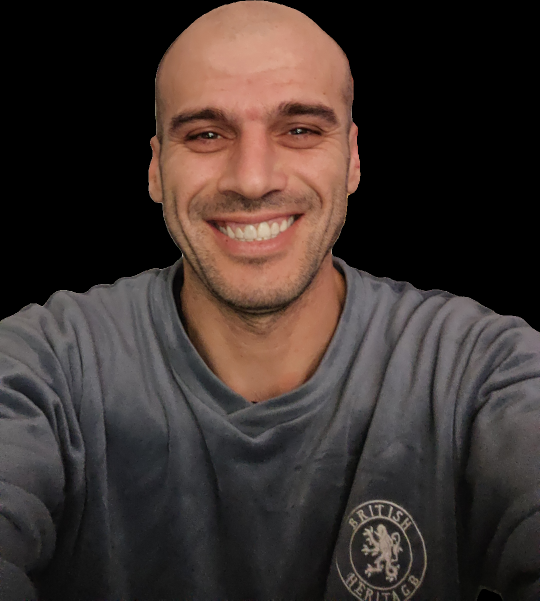
#> input picture backend/uploads/34834ced-5135-45af-89ed-880deb253728/IMG-20241110-WA0015.png, 1080 x 1201 px (shown at 1/2 size)
$ python -i svg_engine.py   (imports and definitions only)
#> lines starting #> are read from the running program, lines starting #| are printed output that depends on the picture
#> further down, picture is the input picture: shape (1201, 1080, 3); mean B, G, R 46.3, 50.1, 61.2
import cv2
import numpy as np


# -----------------------------
# Resize për stabilitet
# -----------------------------

# [10 lines left out: function resize_image, not called in this run]


# -----------------------------
# Preprocess profesional
# -----------------------------

def preprocess(img):

    gray = cv2.cvtColor(img, cv2.COLOR_BGR2GRAY)
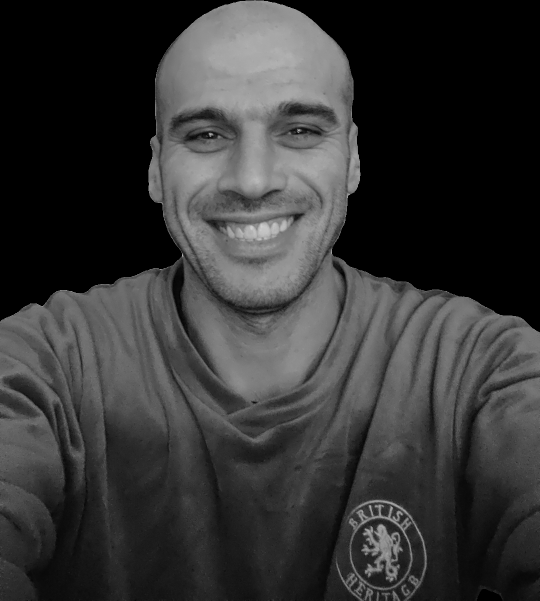
#> gray: shape (1201, 1080) (shown at 1/2 size); min 0, max 209, mean 52.9

    # ruan edges por pastron zhurmën
    blur = cv2.bilateralFilter(gray, 9, 80, 80)

    # contrast boost
    clahe = cv2.createCLAHE(clipLimit=2.5, tileGridSize=(8,8))
    contrast = clahe.apply(blur)
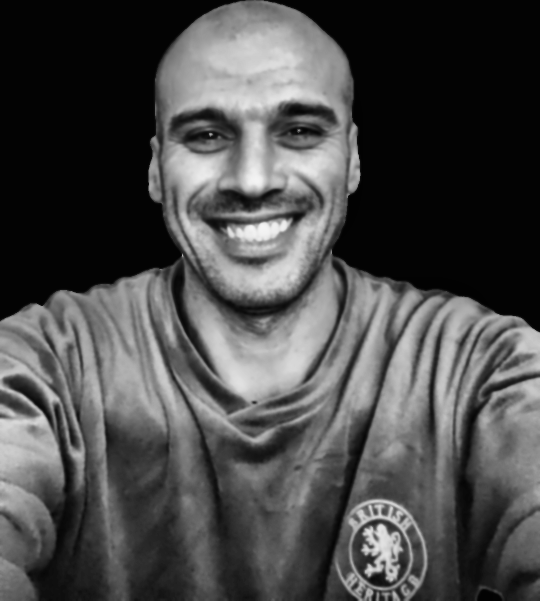
#> contrast: shape (1201, 1080) (shown at 1/2 size); min 2, max 245, mean 74.5

    return contrast


# -----------------------------
# Edge detection sipas mode
# -----------------------------

# [157 lines left out: functions detect_edges, clean_edges, simplify_contour, smooth_contour, contours_to_svg, generate_svg, not called in this run]

>>> import cv2
>>> picture = cv2.imread('../../uploads/34834ced-5135-45af-89ed-880deb253728/IMG-20241110-WA0015.png')
>>> result = preprocess(picture)
